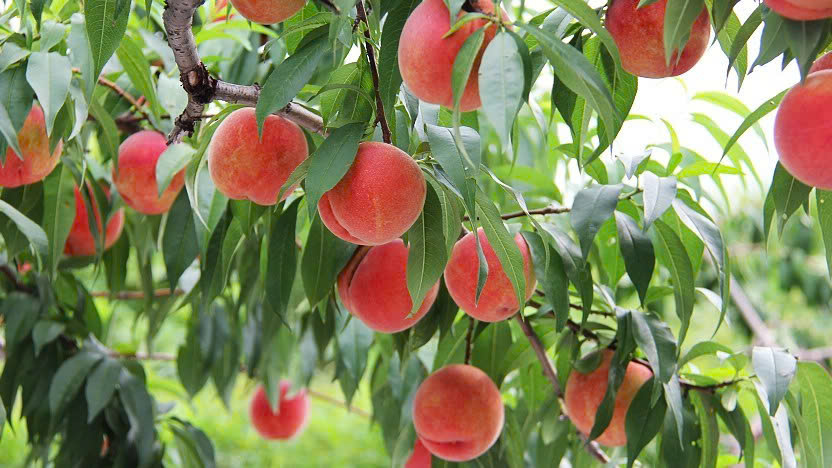
#> input picture images/peach.jpg, 832 x 468 px, found by its file name
$ python tach_peach.py
#> lines starting #> are read from the running program, lines starting #| are printed output that depends on the picture; after the words box and inside, x2 and y2 are one past the last pixel; in counts of white or black regions, pixels touching at a corner belong together
import cv2
import numpy as np

# Hàm tăng kênh đỏ
def increase_red_channel(img, value):
    result = img.copy()
    for i in range(img.shape[0]):
        for j in range(img.shape[1]):
            b, g, r = img[i, j]
            r = min(255, r + value)
            result[i, j] = (b, g, r)
    return result

# Hàm thêm nhãn văn bản lên ảnh
def add_label(img, text):
    labeled = img.copy()
    cv2.putText(labeled, text, (10, 30), cv2.FONT_HERSHEY_SIMPLEX,
                1, (255, 0, 255), 2, cv2.LINE_AA)
    return labeled

# ==== MAIN ====
# 1. Đọc ảnh
img = cv2.imread("images/peach.jpg")
#> img is the input picture: shape (468, 832, 3); mean B, G, R 90.8, 133.7, 132.1

# 2. Tăng kênh đỏ
red_boosted = increase_red_channel(img, 15)

# 3. Chuyển ảnh sang HSV
hsv = cv2.cvtColor(red_boosted, cv2.COLOR_BGR2HSV)
#> hsv: shape (468, 832, 3); mean H, S, V 37.7, 112.9, 156.2

# 4. Định nghĩa vùng màu đỏ trong HSV
lower_red1 = np.array([0, 100, 100])
upper_red1 = np.array([10, 255, 255])
lower_red2 = np.array([160, 100, 100])
upper_red2 = np.array([179, 255, 255])

# 5. Tạo mask
mask1 = cv2.inRange(hsv, lower_red1, upper_red1)
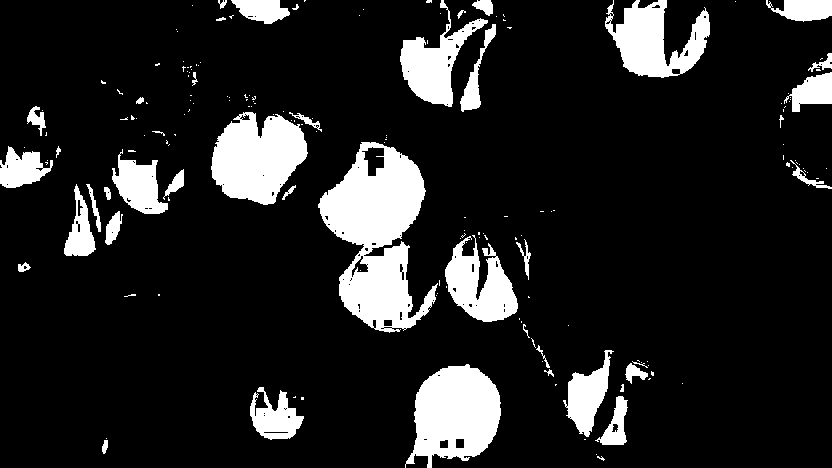
#> mask1: shape (468, 832); 13.5% white; 178 white regions (134 under 20 px), largest, box (x1, y1, x2, y2) and area: (318, 142, 438, 333) 12099, (405, 364, 501, 468) 6713, (211, 112, 308, 205) 6257
mask2 = cv2.inRange(hsv, lower_red2, upper_red2)
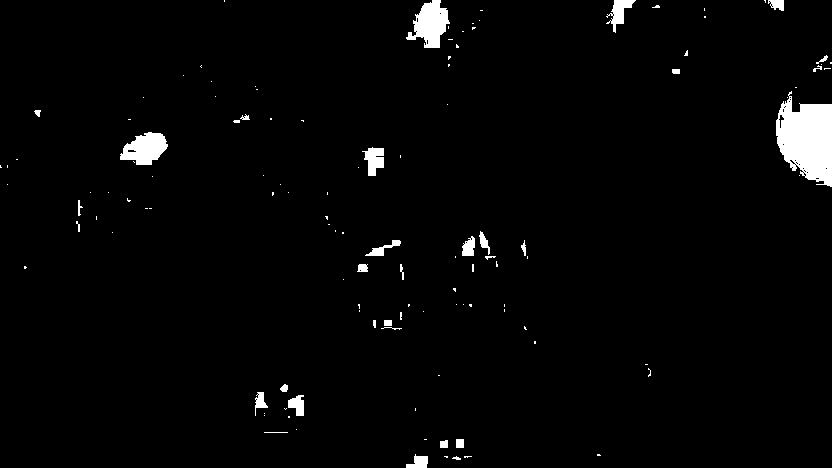
#> mask2: shape (468, 832); 2.3% white; 121 white regions (90 under 20 px), largest, box (x1, y1, x2, y2) and area: (776, 91, 832, 187) 3694, (406, 0, 450, 48) 1213, (120, 132, 168, 165) 1037
mask = cv2.bitwise_or(mask1, mask2)
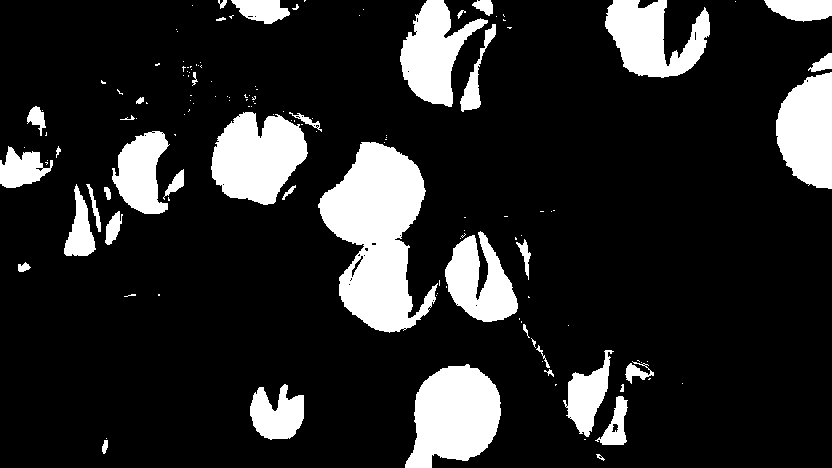
#> mask: shape (468, 832); 15.8% white; 140 white regions (98 under 20 px), largest, box (x1, y1, x2, y2) and area: (318, 142, 438, 333) 12962, (405, 364, 501, 468) 7087, (211, 112, 308, 205) 6322

# 6. Áp dụng mask để tách vật thể đỏ
red_object = cv2.bitwise_and(red_boosted, red_boosted, mask=mask)

# 7. Chuẩn hóa kích thước
height, width = img.shape[:2]
#> height = 468; width = 832
mask_color = cv2.cvtColor(mask, cv2.COLOR_GRAY2BGR)

# 8. Thêm nhãn
img_label = add_label(img, "Original Image")
boosted_label = add_label(red_boosted, "Red Channel Boosted")
mask_label = add_label(mask_color, "Red Mask")
object_label = add_label(red_object, "Red Object Extracted")
#> call 4 of add_label, with text = 'Red Object Extracted'
#> in add_label (call 4), `cv2.putText(labeled, text, (10, 30), cv2.FONT_HERSHEY_SIMPLEX, 1, (255..`:
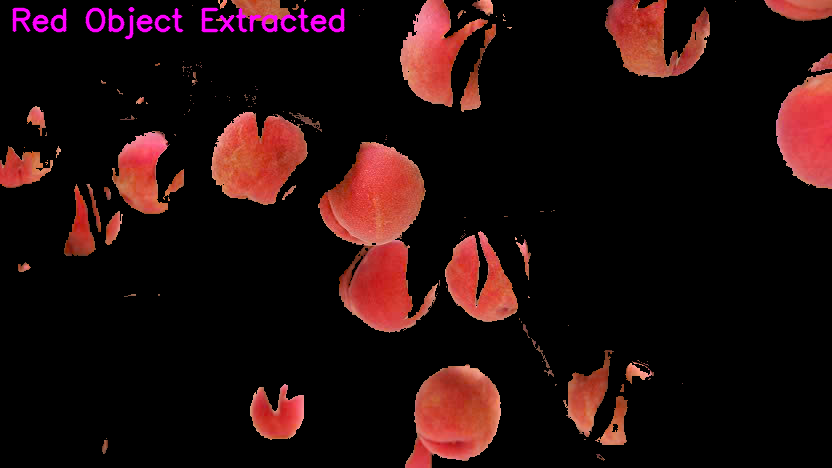
#> labeled: shape (468, 832, 3); mean B, G, R 12.5, 12.7, 33.6

# 9. Gộp ảnh
top_row = cv2.hconcat([img_label, boosted_label])
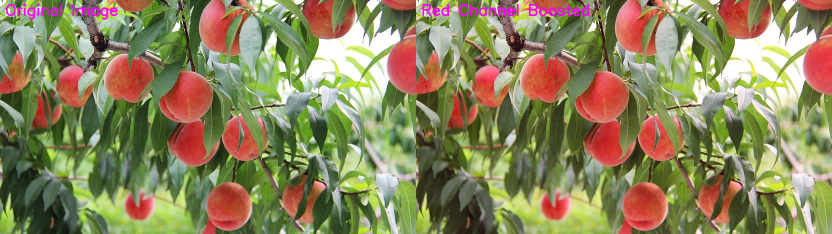
#> top_row: shape (468, 1664, 3) (shown at 1/2 size); mean B, G, R 91.8, 132.8, 140
bottom_row = cv2.hconcat([mask_label, object_label])
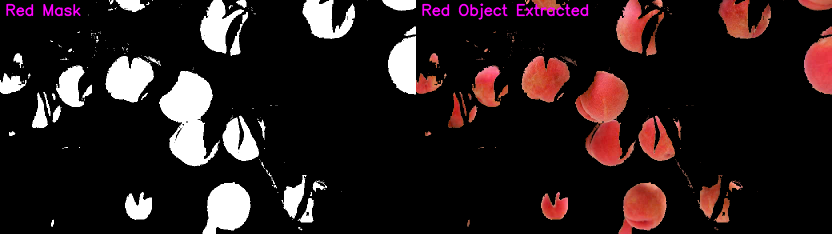
#> bottom_row: shape (468, 1664, 3) (shown at 1/2 size); mean B, G, R 26.8, 26.5, 37.4
final = cv2.vconcat([top_row, bottom_row])
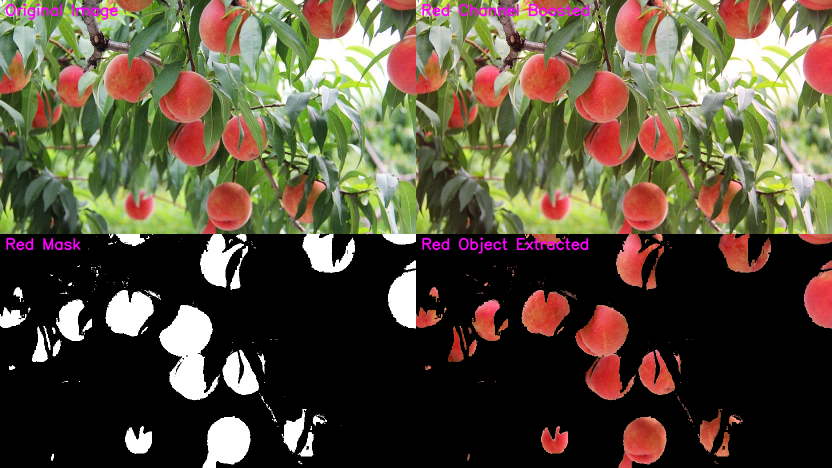
#> final: shape (936, 1664, 3) (shown at 1/2 size); mean B, G, R 59.3, 79.6, 88.7

# 10. Hiển thị kết quả
cv2.imshow('Combined Image with Labels', final)
cv2.waitKey(0)
cv2.destroyAllWindows()

$ run again, with images/apple.jpg copied over images/peach.jpg
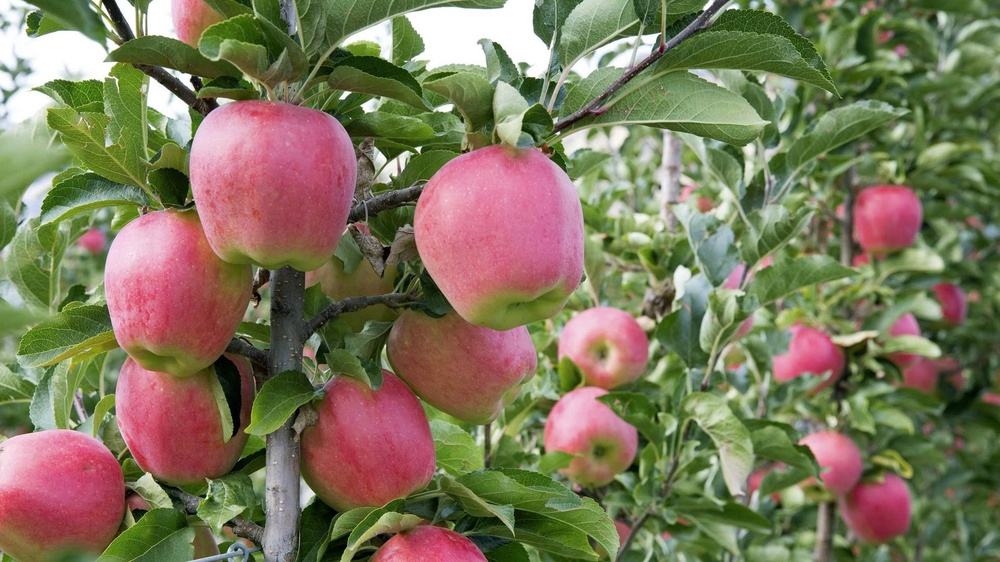
#> input picture images/apple.jpg, 1000 x 562 px, shrunk from 1920 x 1080 before the run, found by its file name
#> img is the input picture: shape (562, 1000, 3); mean B, G, R 91.1, 118.6, 126.1
#> hsv: shape (562, 1000, 3); mean H, S, V 58.8, 114.2, 145.9
#> `mask1 = cv2.inRange(hsv, lower_red1, upper_red1)`:
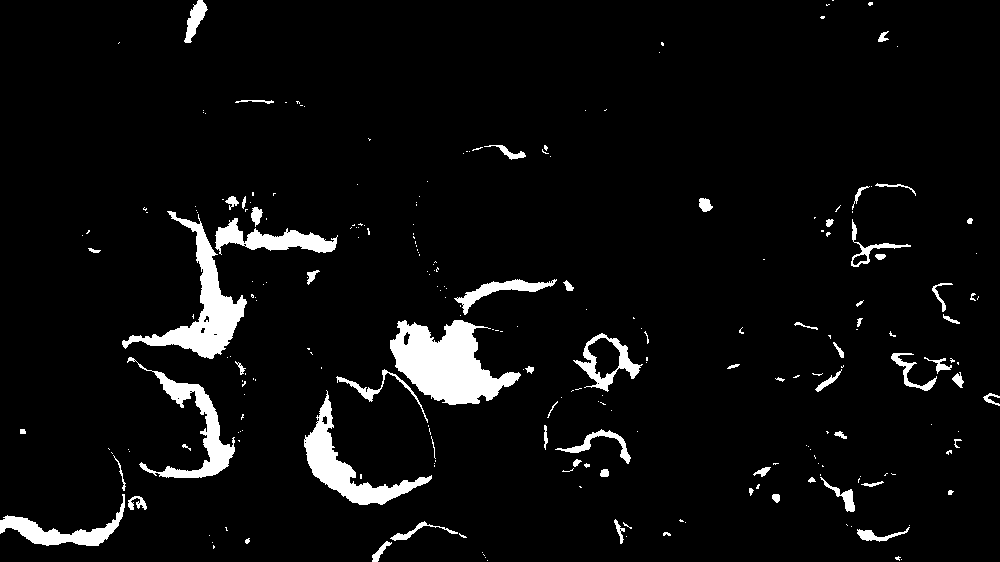
#> mask1: shape (562, 1000); 5.3% white; 248 white regions (180 under 20 px), largest, box (x1, y1, x2, y2) and area: (390, 320, 521, 405) 6293, (122, 211, 247, 359) 4401, (304, 390, 432, 505) 3377
#> mask2: shape (562, 1000); 14.4% white; 92 white regions (57 under 20 px), largest, box (x1, y1, x2, y2) and area: (416, 146, 580, 298) 16428, (198, 101, 355, 242) 14910, (327, 373, 435, 488) 8787
#> mask: shape (562, 1000); 19.7% white; 198 white regions (149 under 20 px), largest, box (x1, y1, x2, y2) and area: (416, 145, 580, 315) 17643, (198, 100, 355, 255) 17174, (304, 369, 436, 505) 12710
#> `final = cv2.vconcat([top_row, bottom_row])`:
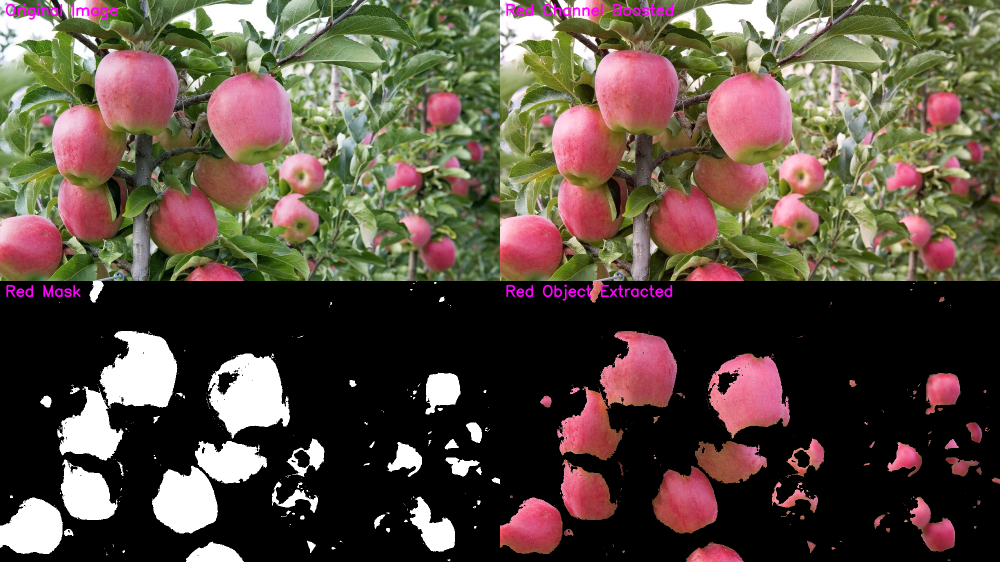
#> final: shape (1124, 2000, 3) (shown at 1/2 size); mean B, G, R 64, 76, 89.5
